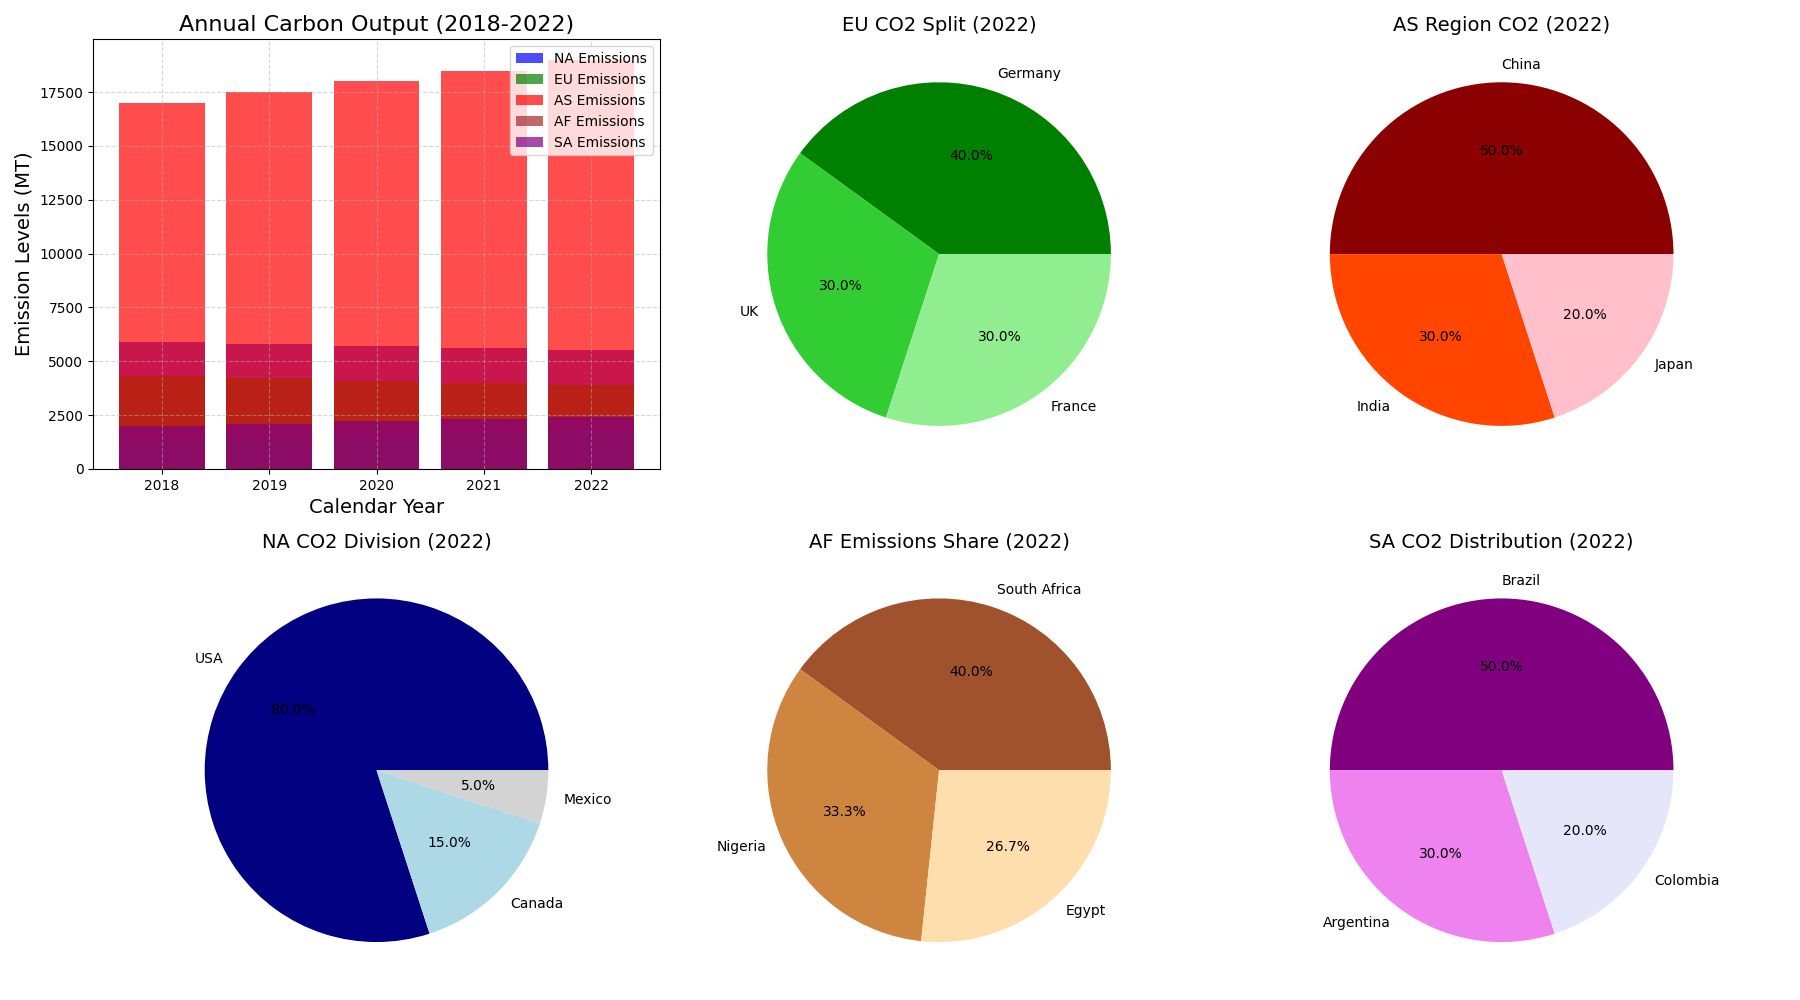

Here is the Python script that generated this plot:
import matplotlib.pyplot as plt
import numpy as np

# Define the data
years = ['2018', '2019', '2020', '2021', '2022']
continents = ['North America', 'Europe', 'Asia', 'Africa', 'South America']

# CO2 emissions data (in million tons) for continents
emissions_na = [5900, 5800, 5700, 5600, 5500]
emissions_eu = [4300, 4200, 4100, 4000, 3900]
emissions_as = [17000, 17500, 18000, 18500, 19000]
emissions_af = [1300, 1400, 1500, 1600, 1700]
emissions_sa = [2000, 2100, 2200, 2300, 2400]

# Emissions proportion of leading countries in 2022 (in %)
countries_na = ['USA', 'Canada', 'Mexico']
proportion_na = [80, 15, 5]

countries_eu = ['Germany', 'UK', 'France']
proportion_eu = [40, 30, 30]

countries_as = ['China', 'India', 'Japan']
proportion_as = [50, 30, 20]

countries_af = ['South Africa', 'Nigeria', 'Egypt']
proportion_af = [30, 25, 20]

countries_sa = ['Brazil', 'Argentina', 'Colombia']
proportion_sa = [50, 30, 20]

# Prepare the figure and axis
fig, axs = plt.subplots(nrows=2, ncols=3, figsize=(18, 10))

# Main bar chart for CO2 emissions
axs[0, 0].bar(years, emissions_na, color='blue', alpha=0.7, label='NA Emissions')
axs[0, 0].bar(years, emissions_eu, color='green', alpha=0.7, label='EU Emissions')
axs[0, 0].bar(years, emissions_as, color='red', alpha=0.7, label='AS Emissions')
axs[0, 0].bar(years, emissions_af, color='brown', alpha=0.7, label='AF Emissions')
axs[0, 0].bar(years, emissions_sa, color='purple', alpha=0.7, label='SA Emissions')
axs[0, 0].set_title('Annual Carbon Output (2018-2022)', fontsize=16)
axs[0, 0].set_xlabel('Calendar Year', fontsize=14)
axs[0, 0].set_ylabel('Emission Levels (MT)', fontsize=14)
axs[0, 0].legend(loc='upper right')
axs[0, 0].grid(True, linestyle='--', alpha=0.5)

# Subplot for North America
axs[1, 0].pie(proportion_na, labels=countries_na, autopct='%1.1f%%', colors=['navy', 'lightblue', 'lightgrey'])
axs[1, 0].set_title('NA CO2 Division (2022)', fontsize=14)

# Subplot for Europe
axs[0, 1].pie(proportion_eu, labels=countries_eu, autopct='%1.1f%%', colors=['green', 'limegreen', 'lightgreen'])
axs[0, 1].set_title('EU CO2 Split (2022)', fontsize=14)

# Subplot for Asia
axs[0, 2].pie(proportion_as, labels=countries_as, autopct='%1.1f%%', colors=['darkred', 'orangered', 'pink'])
axs[0, 2].set_title('AS Region CO2 (2022)', fontsize=14)

# Subplot for Africa
axs[1, 1].pie(proportion_af, labels=countries_af, autopct='%1.1f%%', colors=['sienna', 'peru', 'navajowhite'])
axs[1, 1].set_title('AF Emissions Share (2022)', fontsize=14)

# Subplot for South America
axs[1, 2].pie(proportion_sa, labels=countries_sa, autopct='%1.1f%%', colors=['purple', 'violet', 'lavender'])
axs[1, 2].set_title('SA CO2 Distribution (2022)', fontsize=14)

# Adjust layout to avoid overlapping
plt.tight_layout()

# Display the plot
plt.show()
